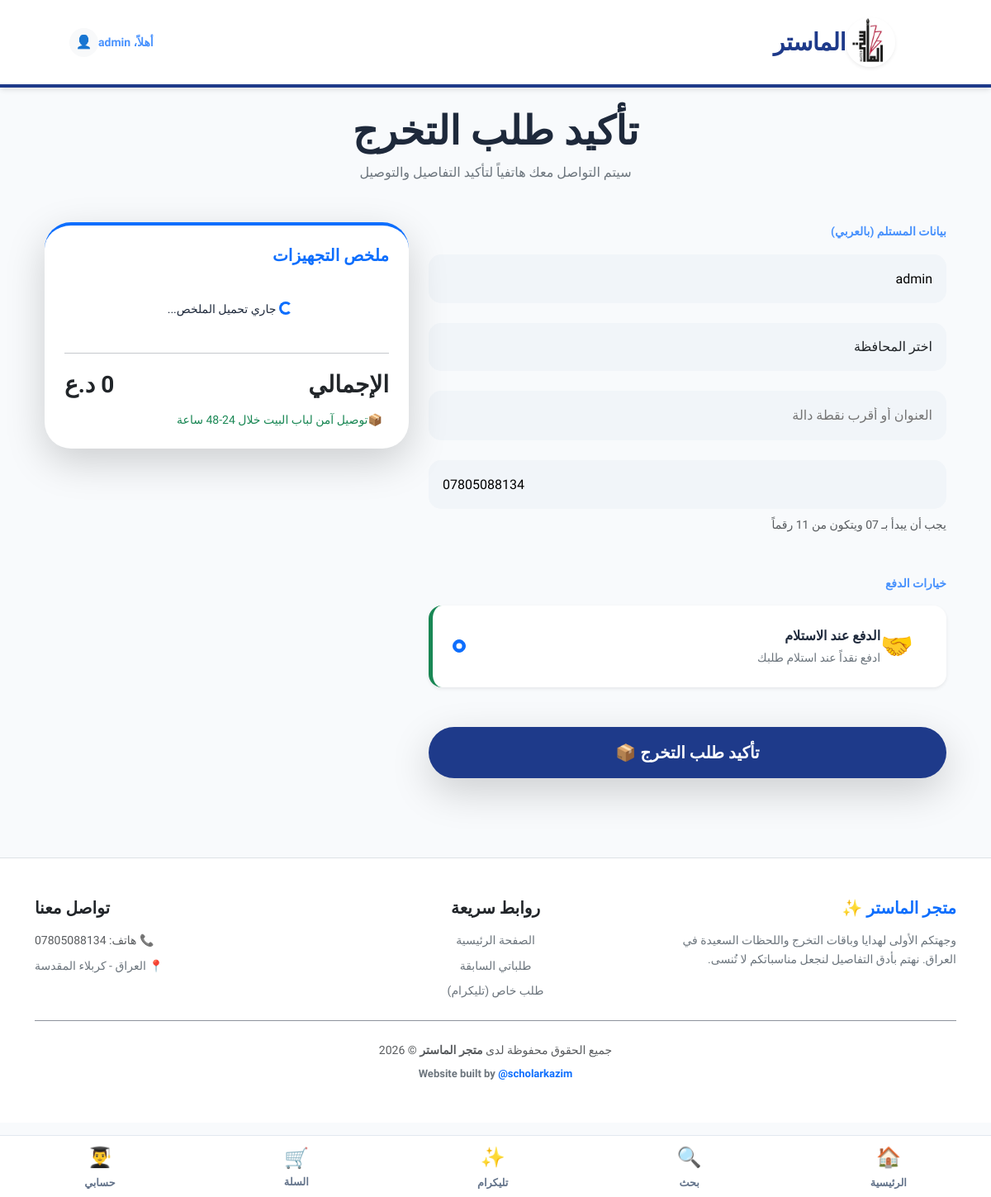
/checkout (signed in), run on the app's committed database.
### models.py (models this page shows)
class User(UserMixin, db.Model):
    id = db.Column(db.Integer, primary_key=True)
    username = db.Column(db.String(80), unique=True, nullable=False) # Supports Arabic
    phone = db.Column(db.String(20), unique=True, nullable=False)
    email = db.Column(db.String(120), unique=True, nullable=True) # Optional now
    password_hash = db.Column(db.String(120), nullable=True) # Not needed for OTP login but keep for admin
    is_admin = db.Column(db.Boolean, default=False)
    created_at = db.Column(db.DateTime, default=datetime.utcnow)

### app.py (the view, shortened to what this page needs)
@app.route('/checkout', methods=['GET', 'POST'])
@login_required
def checkout():
    return render_template('checkout.html')

### app.py (called while the page is built)
@login_manager.user_loader
def load_user(user_id):
    return User.query.get(int(user_id))

### templates/checkout.html (shortened to what this page needs)
{% extends "base.html" %}
{% block content %}
<div class="mb-5 text-center">
    <h1 class="display-5 fw-bold mb-2">تأكيد طلب التخرج</h1>
    <p class="text-secondary">سيتم التواصل معك هاتفياً لتأكيد التفاصيل والتوصيل</p>
</div>
<div class="row">
    <div class="col-12 col-md-5 order-md-2 mb-5">
        <div class="p-4 rounded-5 bg-white shadow-lg border-top border-4 border-primary">
            <h5 class="fw-bold mb-4 text-primary">ملخص التجهيزات</h5>
            <div id="checkout-items" class="mb-4">
                <div class="text-center py-3">
                    <div class="spinner-border spinner-border-sm text-primary" role="status"></div>
                    <span class="ms-2 small">جاري تحميل الملخص...</span>
                </div>
            </div>
            <hr>
            <div class="d-flex justify-content-between fs-3 fw-bold text-dark mb-2">
                <span>الإجمالي</span>
                <span id="checkout-total">0 د.ع</span>
            </div>
            <p class="small text-success mb-0 d-flex align-items-center">
                <span class="me-2">📦</span> توصيل آمن لباب البيت خلال 24-48 ساعة
            </p>
        </div>
    </div>
    <div class="col-12 col-md-7 order-md-1">
        <form action="{{ url_for('checkout') }}" method="POST" id="checkoutForm">
            <div class="small fw-bold text-primary opacity-75 mb-3">بيانات المستلم (بالعربي)</div>
            <div class="mb-4">
                <input type="text" name="full_name" class="form-control-grad w-100" placeholder="الاسم الكامل للطالب"
                    required pattern="^[\u0600-\u06FF\s]+$" title="يرجى إدخال الاسم باللغة العربية"
                    value="{{ current_user.username }}">
            </div>
            <div class="mb-4">
                <select name="province" class="form-select form-control-grad w-100" required>
                    <option value="" disabled selected>اختر المحافظة</option>
                </select>
            </div>
            <div class="mb-4">
                <input type="text" name="address" class="form-control-grad w-100"
                    placeholder="العنوان أو أقرب نقطة دالة" required pattern="^[\u0600-\u06FF\s0-9،-]+$"
                    title="يرجى إدخال العنوان بالعربي">
            </div>
            <div class="mb-4">
                <input type="tel" name="phone" id="phoneInput" class="form-control-grad w-100"
                    placeholder="رقم الهاتف (مثال: 0770xxxxxxx)" required pattern="07[0-9]{9}" maxlength="11"
                    value="{{ current_user.phone }}">
                <div class="form-text mt-2 small text-muted">يجب أن يبدأ بـ 07 ويتكون من 11 رقماً</div>
            </div>
            <div class="small fw-bold text-primary opacity-75 mb-3 mt-5">خيارات الدفع</div>
            <div
                class="p-4 rounded-4 bg-white shadow-sm mb-5 d-flex align-items-center justify-content-between border-start border-5 border-success">
                <div class="d-flex align-items-center">
                    <span class="fs-2 me-3">🤝</span>
                    <div>
                        <span class="fw-bold d-block">الدفع عند الاستلام</span>
                        <span class="small text-secondary">ادفع نقداً عند استلام طلبك</span>
                    </div>
                </div>
                <div class="form-check">
                    <input class="form-check-input" type="radio" name="payment" checked>
                </div>
            </div>
            <div class="d-grid mb-5">
                <button type="submit" class="btn btn-grad-blue btn-lg py-3 rounded-pill fw-bold shadow-lg">تأكيد طلب
                    التخرج 📦</button>
            </div>
        </form>
    </div>
</div>
{% endblock %}

### templates/base.html (shortened to what this page needs)
<!DOCTYPE html>
<html lang="ar" dir="rtl">
<head>
    <link href="https://cdn.jsdelivr.net/npm/bootstrap@5.3.0/dist/css/bootstrap.min.css" rel="stylesheet">
    <link rel="stylesheet" href="{{ url_for('static', filename='css/style.css') }}">
</head>
<body>
    <nav class="navbar sticky-top py-3">
        <div class="container px-4">
            <a class="navbar-brand brand-font d-flex align-items-center" href="{{ url_for('index') }}">
                <img src="{{ url_for('static', filename='img/logo.jpg') }}" alt="الماستر" height="60"
                    class="me-3 rounded-circle shadow-sm">
                <span>الماستر</span>
            </a>
            <div class="d-flex align-items-center">
                {% if current_user.is_authenticated %}
                <a href="{{ url_for('profile') }}" class="text-decoration-none d-flex align-items-center">
                    <span class="me-2 opacity-75 small fw-bold">أهلاً، {{ current_user.username }}</span>
                    <div class="bg-light rounded-circle p-2 d-flex align-items-center justify-content-center"
                        style="width: 35px; height: 35px;">
                        <span class="fs-6">👤</span>
                    </div>
                </a>
                {% else %}
                <a href="{{ url_for('login') }}" class="btn btn-grad-blue btn-sm px-4 rounded-pill">دخول</a>
                {% endif %}
            </div>
        </div>
    </nav>
    <main class="container mt-4 px-4">
        {% block content %}{% endblock %}
    </main>
    <div class="iphone-tab-bar">
        <a href="{{ url_for('index') }}" class="tab-item {% if request.endpoint == 'index' %}active{% endif %}">
            <span class="tab-icon">🏠</span>
            <span>الرئيسية</span>
        </a>
        <a href="{{ url_for('search') }}" class="tab-item {% if request.endpoint == 'search' %}active{% endif %}">
            <span class="tab-icon">🔍</span>
            <span>بحث</span>
        </a>
        {% if current_user.is_authenticated %}
        <a href="https://t.me/ALMASTER1" class="tab-item">
            <span class="tab-icon">✨</span>
            <span>تليكرام</span>
        </a>
        <a href="{{ url_for('view_cart') }}" class="tab-item {% if request.endpoint == 'view_cart' %}active{% endif %}">
            <div class="position-relative">
                <span class="tab-icon">🛒</span>
            </div>
            <span>السلة</span>
        </a>
        <a href="{{ url_for('profile') }}" class="tab-item {% if request.endpoint == 'profile' %}active{% endif %}">
            <span class="tab-icon">👨‍🎓</span>
            <span>حسابي</span>
        </a>
        {% endif %}
    </div>
    <footer class="bg-white border-top mt-5 py-5">
        <div class="container">
            <div class="row g-4">
                <div class="col-12 col-md-4 text-center text-md-end">
                    <h5 class="fw-bold text-primary mb-3">متجر الماستر ✨</h5>
                    <p class="text-secondary small">وجهتكم الأولى لهدايا وباقات التخرج واللحظات السعيدة في العراق. نهتم
                        بأدق التفاصيل لنجعل مناسباتكم لا تُنسى.</p>
                </div>
                <div class="col-12 col-md-4 text-center">
                    <h5 class="fw-bold text-dark mb-3">روابط سريعة</h5>
                    <div class="d-flex flex-column gap-2">
                        <a href="{{ url_for('index') }}" class="text-decoration-none text-secondary small">الصفحة
                            الرئيسية</a>
                        <a href="{{ url_for('profile') }}" class="text-decoration-none text-secondary small">طلباتي
                            السابقة</a>
                        <a href="https://t.me/ALMASTER1" class="text-decoration-none text-secondary small">طلب خاص
                            (تليكرام)</a>
                    </div>
                </div>
                <div class="col-12 col-md-4 text-center text-md-start">
                    <h5 class="fw-bold text-dark mb-3">تواصل معنا</h5>
                    <p class="small text-muted mb-2">📞 هاتف: 07805088134</p>
                    <p class="text-secondary small">📍 العراق - كربلاء المقدسة</p>
                </div>
            </div>
            <hr class="my-4 opacity-50">
            <div class="text-center">
                <p class="text-muted small mb-0">جميع الحقوق محفوظة لدى <strong>متجر الماستر</strong> © 2026</p>
                <div class="mt-2 fw-bold" style="font-size: 13px;">
                    <span class="text-secondary">Website built by</span>
                    <a href="https://www.instagram.com/scholarkazim" target="_blank"
                        class="text-primary text-decoration-none hover-link">@scholarkazim</a>
                </div>
            </div>
        </div>
    </footer>
</body>
</html>

### static/css/style.css (style rules this page uses)
:root { --bg-color: #f8fafc; --text-color: #1e293b; --primary-color: #1e3a8a; --accent-color: #d4af37; --secondary-blue: #3b82f6; --font-main: 'Tajawal', sans-serif; --transition: all 0.3s cubic-bezier(0.4, 0, 0.2, 1); --card-bg: #ffffff; --safe-area-inset-bottom: env(safe-area-inset-bottom); }
* { box-sizing: border-box; margin: 0; padding: 0; font-family: var(--font-main) !important; }
body { background-color: var(--bg-color); color: var(--text-color); line-height: 1.6; overflow-x: hidden; direction: rtl; text-align: right; padding-bottom: calc(90px + var(--safe-area-inset-bottom)); -webkit-text-size-adjust: 100%; -webkit-tap-highlight-color: transparent; }
.navbar { background: white !important; border-bottom: 4px solid var(--primary-color); box-shadow: 0 4px 6px -1px rgb(0 0 0 / 0.1); padding: 1rem 5% !important; }
.brand-font { color: var(--primary-color) !important; font-weight: 900; font-size: 1.8rem !important; letter-spacing: -0.5px; }
.iphone-tab-bar { position: fixed; bottom: 0; right: 0; left: 0; height: calc(75px + var(--safe-area-inset-bottom)); background: rgba(255, 255, 255, 0.95); backdrop-filter: blur(10px); display: flex; justify-content: space-around; align-items: center; padding-bottom: var(--safe-area-inset-bottom); border-top: 1px solid #e2e8f0; z-index: 1000; }
.tab-item { color: #64748b; text-decoration: none; display: flex; flex-direction: column; align-items: center; font-size: 0.8rem; font-weight: 600; transition: var(--transition); }
.tab-icon { font-size: 1.5rem; margin-bottom: 2px; }
.btn-grad-blue { background: var(--primary-color); color: white; padding: 12px 30px; border-radius: 12px; font-weight: 700; border: none; transition: var(--transition); }
.form-control-grad { background: #f1f5f9; border: 2px solid transparent; border-radius: 15px; padding: 15px; font-size: 16px !important; transition: var(--transition); }

### data on the page
User: username "admin", full_name "admin", phone "07805088134"
